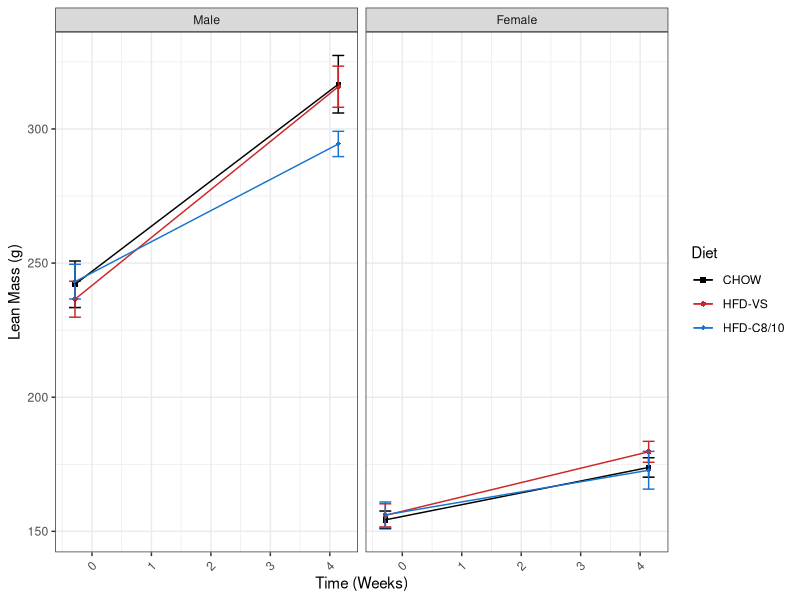
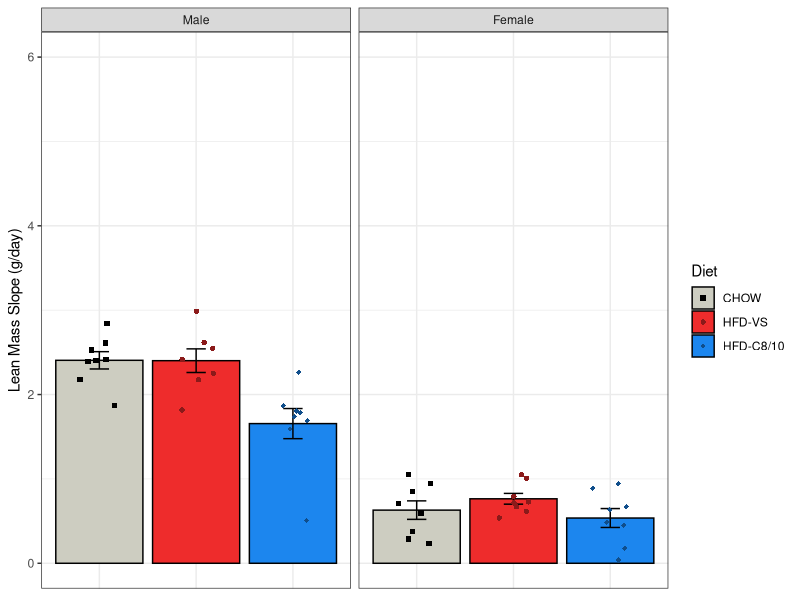
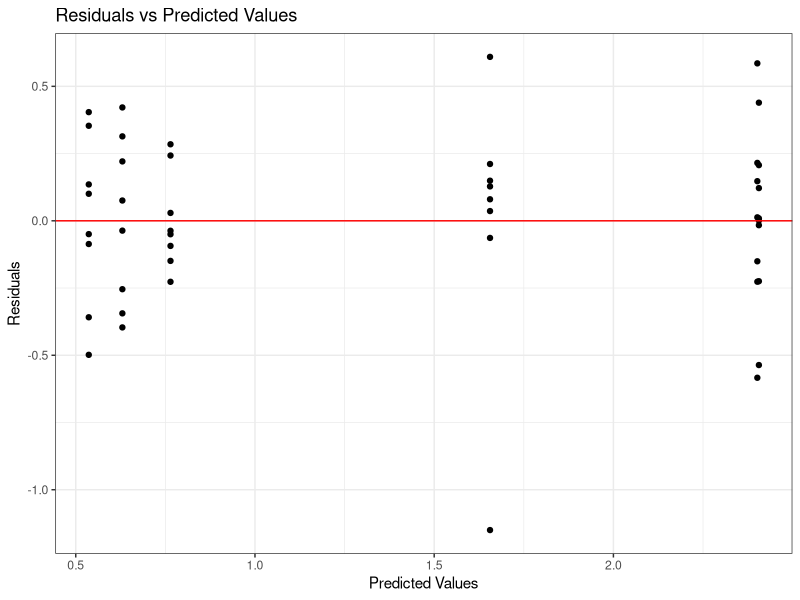
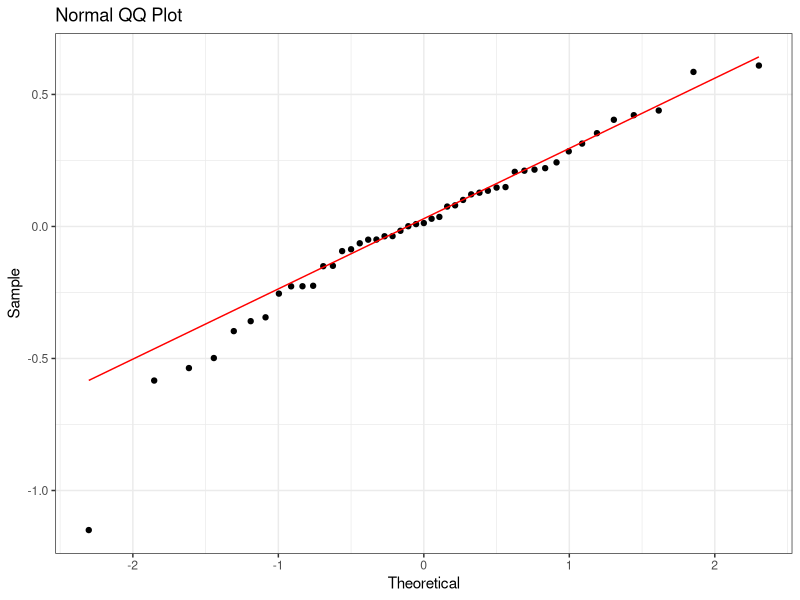

The R source for these figures, in order:
## ---- chunk 1
#| label: load-packages
#| output: false

library("tidyverse")
## ---- chunk 2
#| label: session-info
sessionInfo()
## ---- chunk 3
#| label: mydata

# Create a dataframe called mydata
mydata <- 
  
  # Import the data
  read_csv(
    file ="data/experiment-2-statsdata.csv",
    show_col_types = FALSE
    ) |>
  
  # Select the variables of interest 
  # bw = body weight
  select(id, sex, diet, lm_m2, lm_29) |>
  
  # Tidy data
  pivot_longer(
    cols = starts_with("lm"),
    names_to = "day",
    values_to = "lean_mass",
    values_drop_na = TRUE
    ) |>
  
  # Transform data
  mutate(
  
    # Recode categorical variables as factors
    id = factor(id),
    sex = factor(
      sex,
      levels = c(0, 1),
      labels = c("Male", "Female")
      ),
    diet = factor(
      diet,
      levels = c(0, 1, 2),
      labels = c("CHOW", "HFD-VS", "HFD-C8/10")
      ),
    
    # Recode sex using sum coding
    sex_sum = C(sex, sum),
    
    # Compute time in weeks
    day = parse_number(day),
    day = if_else(
      day == 2,
      -2, 
      29
      ),
    week = day/7,
    .before = lean_mass,
    )

# View a summary of the data
summary(mydata)
## ---- chunk 4
#| label: line-plot

# Create a line plot of each group's lean mass over time
line_plot <-
  mydata |>  
  ggplot(
    aes(
      x = week, 
      y = lean_mass, 
      color = diet, 
      shape = diet
      )
    ) +
  
  # Facet by sex
  facet_grid(
    . ~ sex,
    scales = "free_y"
    ) + 
  
  # Plot the observed means as points
  stat_summary(
    fun = mean,
    geom = "point"
    ) +
  
  # Plot the observed standard errors as errorbars
  stat_summary(
    fun.data = mean_se,
    geom = "errorbar",
    width = 0.2
    ) +
  
  # Plot connecting lines
  stat_summary(
    fun = mean,
    geom = "line"
    ) +
  
  # Change color title and scale
  scale_color_manual(
    name = "Diet",
    values = c(
      "CHOW"      = "black",
      "HFD-VS"    = "firebrick3",
      "HFD-C8/10" = "dodgerblue3"
      )
    ) +
  
  # Change shape title and scale
  scale_shape_manual(
    name = "Diet",
    values = c(
      "CHOW"      = 15,
      "HFD-VS"    = 16,
      "HFD-C8/10" = 18
      )
    ) +
  
  # Change y-axis title and scale
  labs(y = "Lean Mass (g)") +
  
  # Change x-axis title and scale
  scale_x_continuous(
    name = "Time (Weeks)",
    breaks = seq(from = 0, to = 4, by = 1)) +
  
  # Change overall plot theme
  theme_bw() + 
  
  # Rotate and adjust the x-axis tick labels
  theme(
    axis.text.x = element_text(
      angle = 45,
      vjust = 0.5,
      hjust = 0.5
      )
    )

# Show the plot
line_plot
## ---- chunk 5
#| label: model-data

# Create a new data frame called model_data
model_data <-
  
  # Copy the original dataframe
  mydata |>

  # Compute each subject's lean mass slope
  group_by(id) |>
  mutate(
    lean_mass_slope = 
      (lean_mass - lag(lean_mass)) / (day - lag(day))
  ) |>
  ungroup() |> 
  
  # Select only the relevant columns
  select(
    id, sex, sex_sum, diet, lean_mass_slope
  ) |>
  
  # Drop na values
  drop_na(lean_mass_slope)

# Show a summary of the data
summary(model_data)
## ---- chunk 6
#| label: bar-plot

# Create a bar plot of each group's lean mass slope
bar_plot <-
  model_data |>  
  ggplot(
    aes(
      x     = diet, 
      y     = lean_mass_slope, 
      color = diet, 
      fill  = diet,
      shape = diet
      )
    ) +
  
  # Facet by sex
  facet_grid(
    . ~ sex,
    ) + 
  
  # Plot the observed means as points
  stat_summary(
    fun = mean,
    geom = "bar",
    color = "black",
    ) +
  
  # Plot the observed standard errors as errorbars
  stat_summary(
    fun.data = mean_se,
    geom = "errorbar",
    color = "black",
    width = 0.2
    ) +
  
  # Plot individual data points
  geom_point(
    position = position_jitter(
      width = 0.2
    )
  ) +
  
  # Change color title and scale
  scale_color_manual(
    name = "Diet",
    values = c(
      "CHOW"      = "black",
      "HFD-VS"    = "firebrick4",
      "HFD-C8/10" = "dodgerblue4"
      )
    ) +
  
  # Change fill title and scale
  scale_fill_manual(
    name = "Diet",
    values = c(
      "CHOW"      = "ivory3",
      "HFD-VS"    = "firebrick2",
      "HFD-C8/10" = "dodgerblue2"
      )
    ) +
  
  # Change shape title and scale
  scale_shape_manual(
    name = "Diet",
    values = c(
      "CHOW"      = 15,
      "HFD-VS"    = 16,
      "HFD-C8/10" = 18
      )
    ) +
  
  # Change x-axis title
  labs(x = "Diet") +
  
  # Change y-axis title and scale
  scale_y_continuous(
    name = "Lean Mass Slope (g/day)",
    limits = c(0, 6),
    breaks = seq(from = 0, to = 6, by = 2)
  ) +
  
  # Change overall plot theme
  theme_bw() + 
  
  # Remove x-axis tick labels
  theme(
    axis.title.x = element_blank(),
    axis.text.x  = element_blank(),
    axis.ticks.x = element_blank()
    ) 

# Show the plot
bar_plot
## ---- chunk 7
#| label: model

# Build the model
model <- lm(
  lean_mass_slope ~ sex_sum * diet, 
  data = model_data
  )
## ---- chunk 8
#| label: model-fits

# Add the fitted and residual values to the dataset
model_fits <- 
  model_data |>
  mutate(
    fits = c(fitted(model)),
    resids = c(residuals(model))
  )
## ---- chunk 9
#| label: residuals-plot

# Create a residuals plot to check for linearity and homoskedasticity
residuals_plot <-
  model_fits |>
  ggplot(
    aes(x = fits, y = resids)
  ) +
  
  # Plot individual data points
  geom_point() +
  
  # Plot a horizontal line at y = 0
  geom_hline(yintercept = 0, col = "red") + 
  
  # Change aesthetics
  labs(
    title = "Residuals vs Predicted Values",
    x = "Predicted Values",
    y = "Residuals"
  ) +
  theme_bw() 

# Show the plot
residuals_plot
## ---- chunk 10
#| label: qq-plot

# Create a QQ plot to check for normality
qq_plot <-
  model_fits |>
  ggplot(
    aes(sample = resids)
  ) +
  
  # Plot points and qq line
  geom_qq() +
  geom_qq_line(col = "red") +
  
  # Change aesthestics
  labs(
    title = "Normal QQ Plot",
    x = "Theoretical",
    y = "Sample"
  ) +
  theme_bw() 

# Show the plot
qq_plot
## ---- chunk 11
#| label: model-omnibus

# Perform omnibus F tests
model |> anova()
## ---- chunk 12
#| label: model-summary

# Show summary output
model |> summary()
## ---- chunk 13
#| label: model-vs

# Relevel factors to change reference group to HFD-VS
model_data_vs <- 
  model_data |>
  mutate(
    diet = fct_relevel(diet, "HFD-VS"), # relevel diet
  )

# Build the model
model_vs <- 
  model |>
  update(
    data = model_data_vs
  )

# Produce the summary output
model_vs |> summary()
